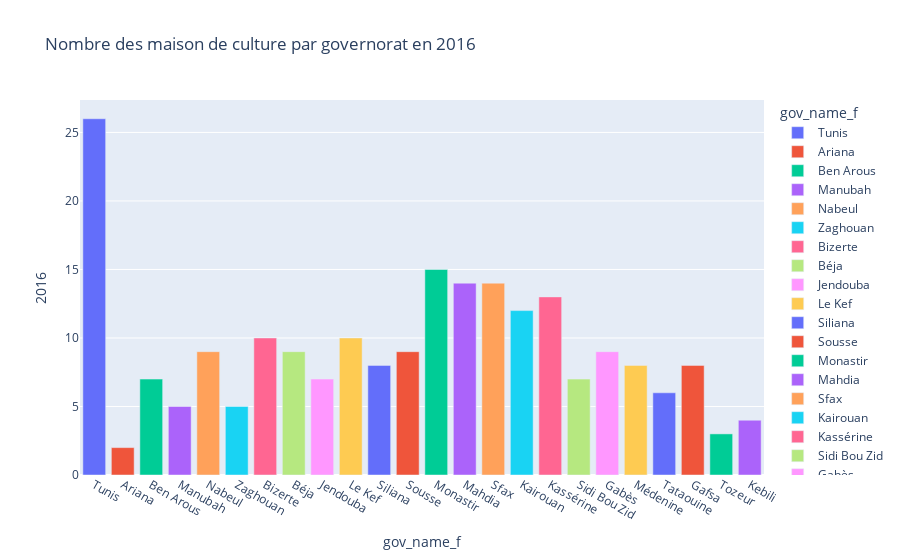

Write notebook code for a chart like this one.
### Code cell
import pandas as pd
df2=pd.read_csv ('evolution-nombre-maison-culture.csv')



px.bar(df2, x='gov_name_f', y='2016',color='gov_name_f',title='Nombre des maison de culture par governorat en 2016')

### Figure 1 — Plotly figure (JSON) as saved in the notebook; plotly's stock layout.template omitted (floating-point values rounded to 4 significant figures)
{"data": [{"alignmentgroup": "True", "hovertemplate": "gov_name_f=%{x}<br>2016=%{y}<extra></extra>", "legendgroup": "Tunis", "marker": {"color": "#636efa"}, "name": "Tunis", "offsetgroup": "Tunis", "orientation": "v", "showlegend": true, "textposition": "auto", "type": "bar", "x": ["Tunis"], "xaxis": "x", "y": [26], "yaxis": "y"}, {"alignmentgroup": "True", "hovertemplate": "gov_name_f=%{x}<br>2016=%{y}<extra></extra>", "legendgroup": "Ariana", "marker": {"color": "#EF553B"}, "name": "Ariana", "offsetgroup": "Ariana", "orientation": "v", "showlegend": true, "textposition": "auto", "type": "bar", "x": ["Ariana"], "xaxis": "x", "y": [2], "yaxis": "y"}, {"alignmentgroup": "True", "hovertemplate": "gov_name_f=%{x}<br>2016=%{y}<extra></extra>", "legendgroup": "Ben Arous", "marker": {"color": "#00cc96"}, "name": "Ben Arous", "offsetgroup": "Ben Arous", "orientation": "v", "showlegend": true, "textposition": "auto", "type": "bar", "x": ["Ben Arous"], "xaxis": "x", "y": [7], "yaxis": "y"}, {"alignmentgroup": "True", "hovertemplate": "gov_name_f=%{x}<br>2016=%{y}<extra></extra>", "legendgroup": "Manubah", "marker": {"color": "#ab63fa"}, "name": "Manubah", "offsetgroup": "Manubah", "orientation": "v", "showlegend": true, "textposition": "auto", "type": "bar", "x": ["Manubah"], "xaxis": "x", "y": [5], "yaxis": "y"}, {"alignmentgroup": "True", "hovertemplate": "gov_name_f=%{x}<br>2016=%{y}<extra></extra>", "legendgroup": "Nabeul", "marker": {"color": "#FFA15A"}, "name": "Nabeul", "offsetgroup": "Nabeul", "orientation": "v", "showlegend": true, "textposition": "auto", "type": "bar", "x": ["Nabeul"], "xaxis": "x", "y": [9], "yaxis": "y"}, {"alignmentgroup": "True", "hovertemplate": "gov_name_f=%{x}<br>2016=%{y}<extra></extra>", "legendgroup": "Zaghouan", "marker": {"color": "#19d3f3"}, "name": "Zaghouan", "offsetgroup": "Zaghouan", "orientation": "v", "showlegend": true, "textposition": "auto", "type": "bar", "x": ["Zaghouan"], "xaxis": "x", "y": [5], "yaxis": "y"}, {"alignmentgroup": "True", "hovertemplate": "gov_name_f=%{x}<br>2016=%{y}<extra></extra>", "legendgroup": "Bizerte", "marker": {"color": "#FF6692"}, "name": "Bizerte", "offsetgroup": "Bizerte", "orientation": "v", "showlegend": true, "textposition": "auto", "type": "bar", "x": ["Bizerte"], "xaxis": "x", "y": [10], "yaxis": "y"}, {"alignmentgroup": "True", "hovertemplate": "gov_name_f=%{x}<br>2016=%{y}<extra></extra>", "legendgroup": "Béja", "marker": {"color": "#B6E880"}, "name": "Béja", "offsetgroup": "Béja", "orientation": "v", "showlegend": true, "textposition": "auto", "type": "bar", "x": ["Béja"], "xaxis": "x", "y": [9], "yaxis": "y"}, {"alignmentgroup": "True", "hovertemplate": "gov_name_f=%{x}<br>2016=%{y}<extra></extra>", "legendgroup": "Jendouba", "marker": {"color": "#FF97FF"}, "name": "Jendouba", "offsetgroup": "Jendouba", "orientation": "v", "showlegend": true, "textposition": "auto", "type": "bar", "x": ["Jendouba"], "xaxis": "x", "y": [7], "yaxis": "y"}, {"alignmentgroup": "True", "hovertemplate": "gov_name_f=%{x}<br>2016=%{y}<extra></extra>", "legendgroup": "Le Kef", "marker": {"color": "#FECB52"}, "name": "Le Kef", "offsetgroup": "Le Kef", "orientation": "v", "showlegend": true, "textposition": "auto", "type": "bar", "x": ["Le Kef"], "xaxis": "x", "y": [10], "yaxis": "y"}, {"alignmentgroup": "True", "hovertemplate": "gov_name_f=%{x}<br>2016=%{y}<extra></extra>", "legendgroup": "Siliana", "marker": {"color": "#636efa"}, "name": "Siliana", "offsetgroup": "Siliana", "orientation": "v", "showlegend": true, "textposition": "auto", "type": "bar", "x": ["Siliana"], "xaxis": "x", "y": [8], "yaxis": "y"}, {"alignmentgroup": "True", "hovertemplate": "gov_name_f=%{x}<br>2016=%{y}<extra></extra>", "legendgroup": "Sousse", "marker": {"color": "#EF553B"}, "name": "Sousse", "offsetgroup": "Sousse", "orientation": "v", "showlegend": true, "textposition": "auto", "type": "bar", "x": ["Sousse"], "xaxis": "x", "y": [9], "yaxis": "y"}, {"alignmentgroup": "True", "hovertemplate": "gov_name_f=%{x}<br>2016=%{y}<extra></extra>", "legendgroup": "Monastir", "marker": {"color": "#00cc96"}, "name": "Monastir", "offsetgroup": "Monastir", "orientation": "v", "showlegend": true, "textposition": "auto", "type": "bar", "x": ["Monastir"], "xaxis": "x", "y": [15], "yaxis": "y"}, {"alignmentgroup": "True", "hovertemplate": "gov_name_f=%{x}<br>2016=%{y}<extra></extra>", "legendgroup": "Mahdia", "marker": {"color": "#ab63fa"}, "name": "Mahdia", "offsetgroup": "Mahdia", "orientation": "v", "showlegend": true, "textposition": "auto", "type": "bar", "x": ["Mahdia"], "xaxis": "x", "y": [14], "yaxis": "y"}, {"alignmentgroup": "True", "hovertemplate": "gov_name_f=%{x}<br>2016=%{y}<extra></extra>", "legendgroup": "Sfax", "marker": {"color": "#FFA15A"}, "name": "Sfax", "offsetgroup": "Sfax", "orientation": "v", "showlegend": true, "textposition": "auto", "type": "bar", "x": ["Sfax"], "xaxis": "x", "y": [14], "yaxis": "y"}, {"alignmentgroup": "True", "hovertemplate": "gov_name_f=%{x}<br>2016=%{y}<extra></extra>", "legendgroup": "Kairouan", "marker": {"color": "#19d3f3"}, "name": "Kairouan", "offsetgroup": "Kairouan", "orientation": "v", "showlegend": true, "textposition": "auto", "type": "bar", "x": ["Kairouan"], "xaxis": "x", "y": [12], "yaxis": "y"}, {"alignmentgroup": "True", "hovertemplate": "gov_name_f=%{x}<br>2016=%{y}<extra></extra>", "legendgroup": "Kassérine", "marker": {"color": "#FF6692"}, "name": "Kassérine", "offsetgroup": "Kassérine", "orientation": "v", "showlegend": true, "textposition": "auto", "type": "bar", "x": ["Kassérine"], "xaxis": "x", "y": [13], "yaxis": "y"}, {"alignmentgroup": "True", "hovertemplate": "gov_name_f=%{x}<br>2016=%{y}<extra></extra>", "legendgroup": "Sidi Bou Zid", "marker": {"color": "#B6E880"}, "name": "Sidi Bou Zid", "offsetgroup": "Sidi Bou Zid", "orientation": "v", "showlegend": true, "textposition": "auto", "type": "bar", "x": ["Sidi Bou Zid"], "xaxis": "x", "y": [7], "yaxis": "y"}, {"alignmentgroup": "True", "hovertemplate": "gov_name_f=%{x}<br>2016=%{y}<extra></extra>", "legendgroup": "Gabès", "marker": {"color": "#FF97FF"}, "name": "Gabès", "offsetgroup": "Gabès", "orientation": "v", "showlegend": true, "textposition": "auto", "type": "bar", "x": ["Gabès"], "xaxis": "x", "y": [9], "yaxis": "y"}, {"alignmentgroup": "True", "hovertemplate": "gov_name_f=%{x}<br>2016=%{y}<extra></extra>", "legendgroup": "Médenine", "marker": {"color": "#FECB52"}, "name": "Médenine", "offsetgroup": "Médenine", "orientation": "v", "showlegend": true, "textposition": "auto", "type": "bar", "x": ["Médenine"], "xaxis": "x", "y": [8], "yaxis": "y"}, {"alignmentgroup": "True", "hovertemplate": "gov_name_f=%{x}<br>2016=%{y}<extra></extra>", "legendgroup": "Tataouine", "marker": {"color": "#636efa"}, "name": "Tataouine", "offsetgroup": "Tataouine", "orientation": "v", "showlegend": true, "textposition": "auto", "type": "bar", "x": ["Tataouine"], "xaxis": "x", "y": [6], "yaxis": "y"}, {"alignmentgroup": "True", "hovertemplate": "gov_name_f=%{x}<br>2016=%{y}<extra></extra>", "legendgroup": "Gafsa", "marker": {"color": "#EF553B"}, "name": "Gafsa", "offsetgroup": "Gafsa", "orientation": "v", "showlegend": true, "textposition": "auto", "type": "bar", "x": ["Gafsa"], "xaxis": "x", "y": [8], "yaxis": "y"}, {"alignmentgroup": "True", "hovertemplate": "gov_name_f=%{x}<br>2016=%{y}<extra></extra>", "legendgroup": "Tozeur", "marker": {"color": "#00cc96"}, "name": "Tozeur", "offsetgroup": "Tozeur", "orientation": "v", "showlegend": true, "textposition": "auto", "type": "bar", "x": ["Tozeur"], "xaxis": "x", "y": [3], "yaxis": "y"}, {"alignmentgroup": "True", "hovertemplate": "gov_name_f=%{x}<br>2016=%{y}<extra></extra>", "legendgroup": "Kebili", "marker": {"color": "#ab63fa"}, "name": "Kebili", "offsetgroup": "Kebili", "orientation": "v", "showlegend": true, "textposition": "auto", "type": "bar", "x": ["Kebili"], "xaxis": "x", "y": [4], "yaxis": "y"}], "layout": {"barmode": "relative", "legend": {"title": {"text": "gov_name_f"}, "tracegroupgap": 0}, "title": {"text": "Nombre des maison de culture par governorat en 2016"}, "xaxis": {"anchor": "y", "categoryarray": ["Tunis", "Ariana", "Ben Arous", "Manubah", "Nabeul", "Zaghouan", "Bizerte", "Béja", "Jendouba", "Le Kef", "Siliana", "Sousse", "Monastir", "Mahdia", "Sfax", "Kairouan", "Kassérine", "Sidi Bou Zid", "Gabès", "Médenine", "Tataouine", "Gafsa", "Tozeur", "Kebili"], "categoryorder": "array", "domain": [0, 1], "title": {"text": "gov_name_f"}}, "yaxis": {"anchor": "x", "domain": [0, 1], "title": {"text": "2016"}}}}
